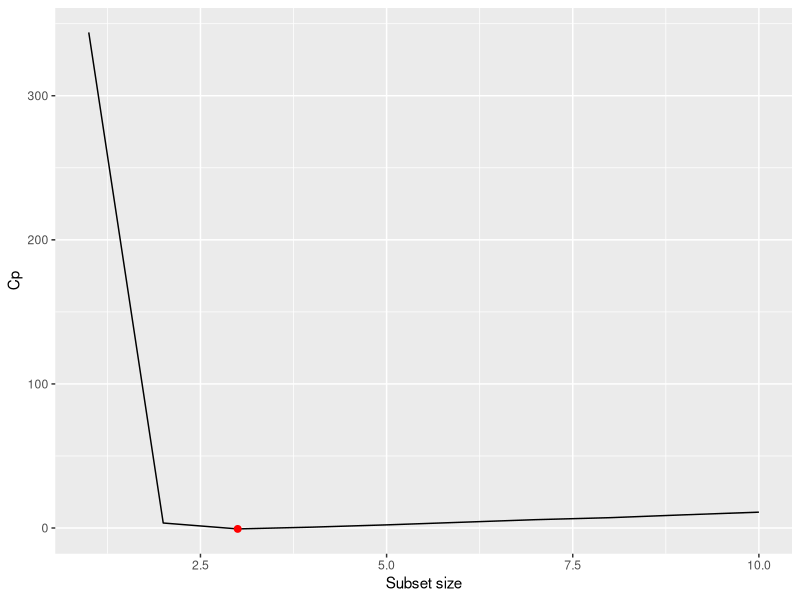
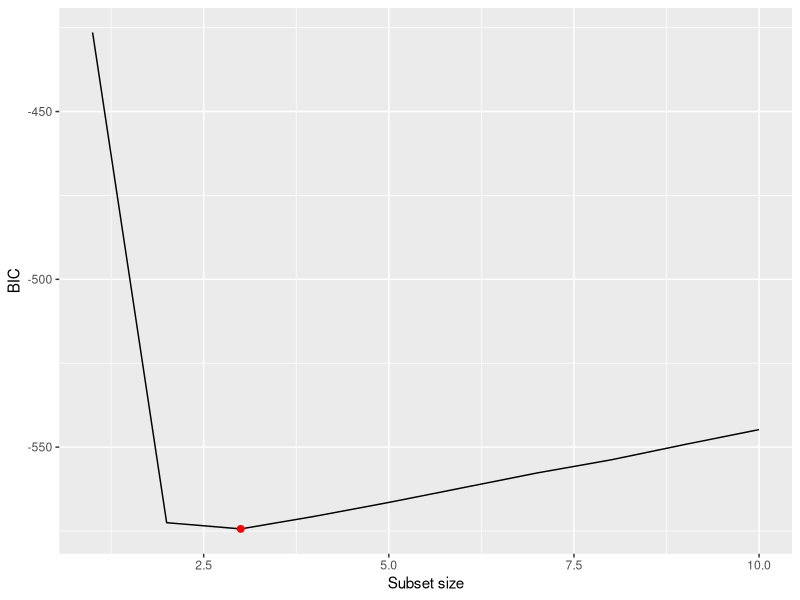
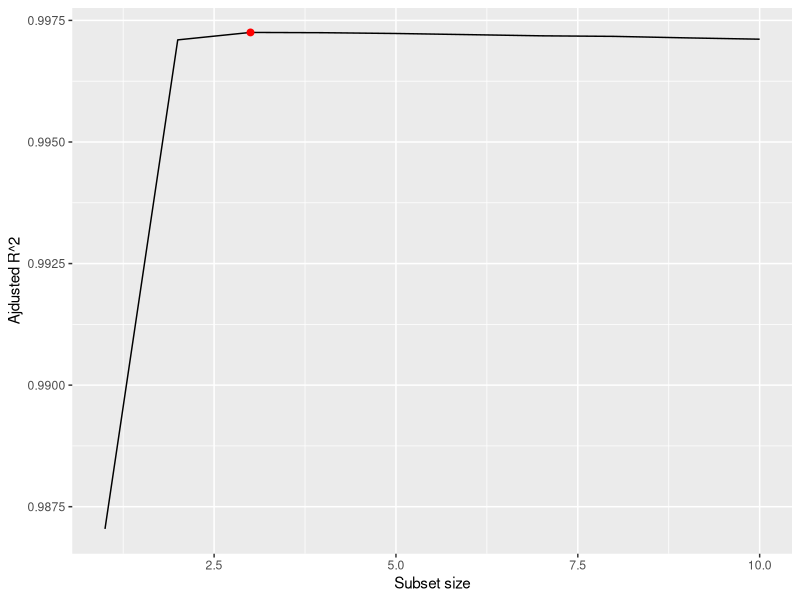
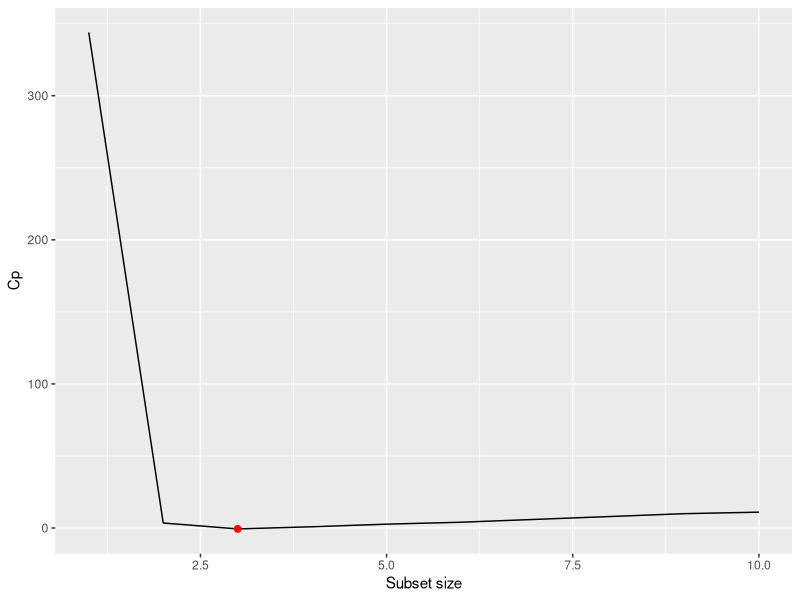
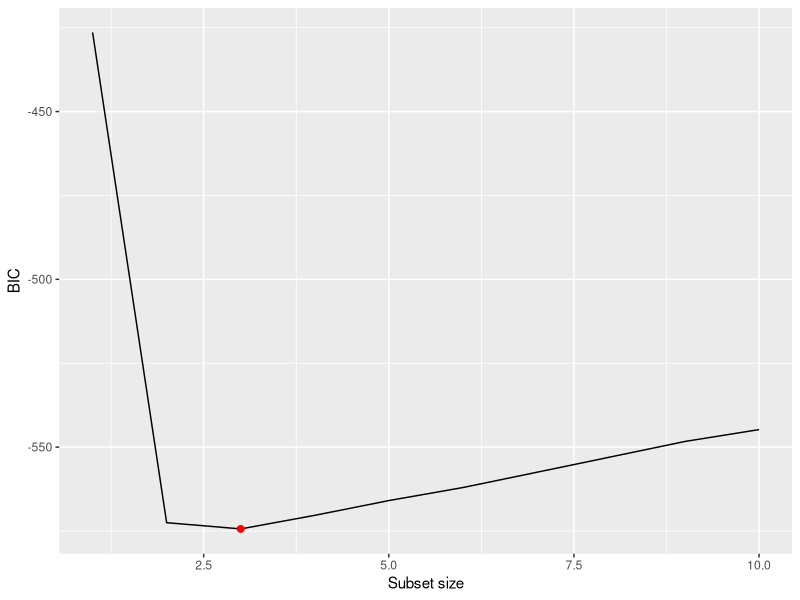
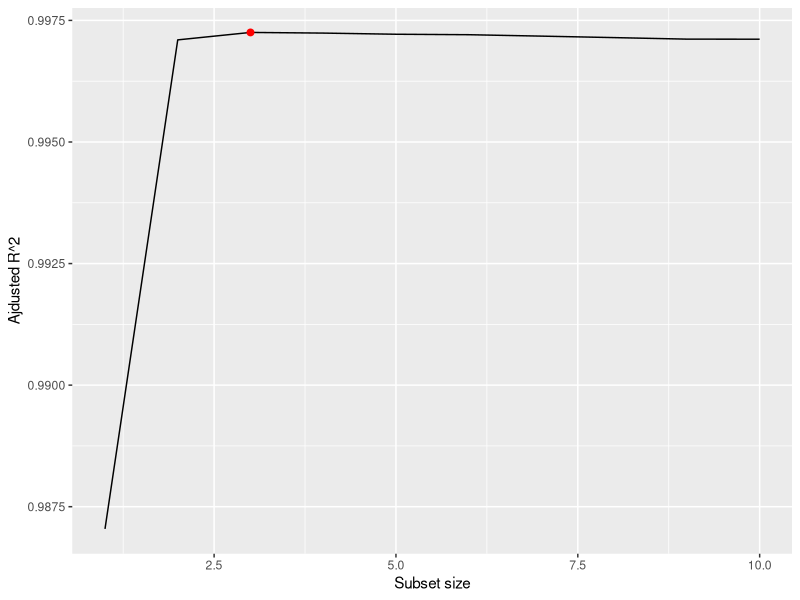
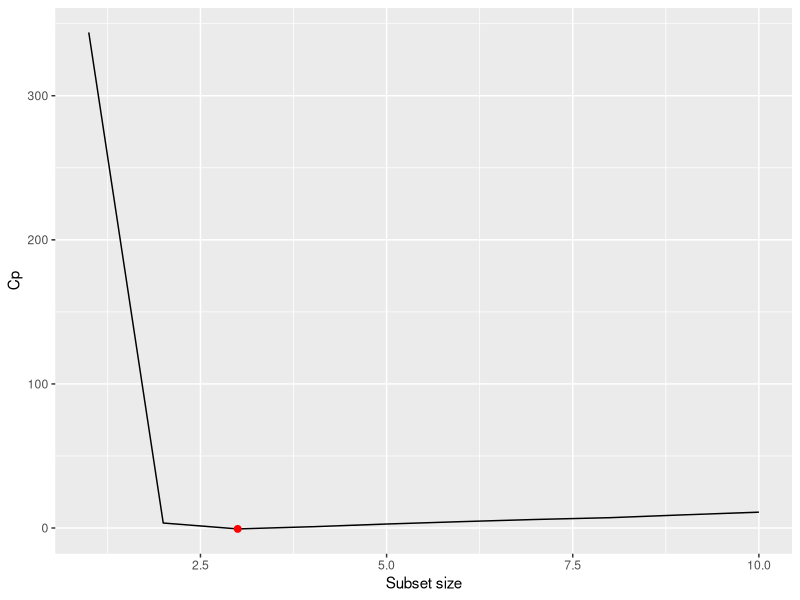
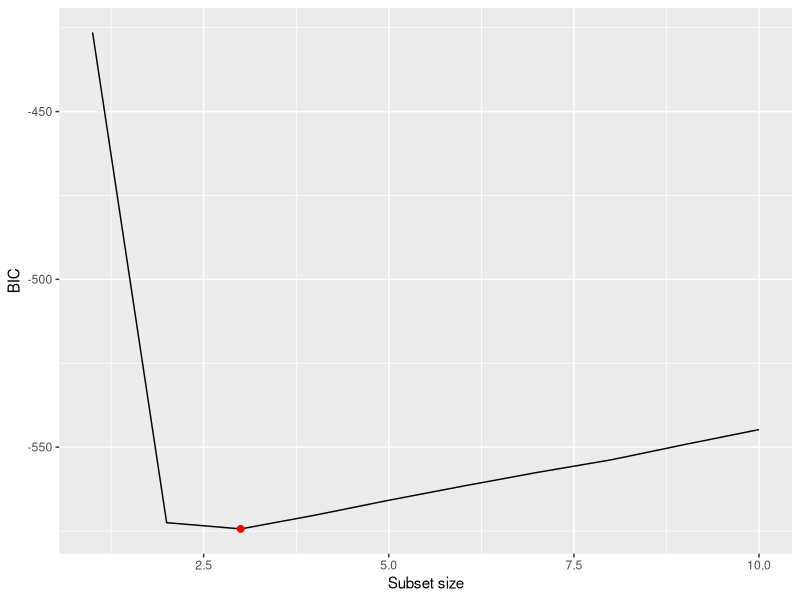

Write R code to recreate these figures, in order.
# Thomas Meagher HW3 Q3
# Section 6.8, page 262-263, question 8

# a
set.seed(1)
X <- rnorm(100)
epsilon <- rnorm(100)

# b
beta_0 <- 1.5
beta_1 <- 20
beta_2 <- -1.5
beta_3 <- 0.1
Y <- beta_0 + beta_1 * X + beta_2 * X^2 + beta_3 * X^3 + epsilon

# c
library(leaps)
data_frame = data.frame(y = Y, x = X)
regfit_full = regsubsets(y ~ poly(x, 10, raw = T), data = data_frame, nvmax = 10)
regfit_summary = summary(regfit_full)

attach(regfit_summary)
which.min(cp)
which.min(bic)
which.min(adjr2)

library(ggplot2)
ggplot() +
  geom_line(aes(x = seq(1, length(cp), 1), y = cp)) + 
  geom_point(aes(x = 3, y = cp[3]), colour = "red", size = 2) +
  xlab("Subset size") +
  ylab("Cp")

ggplot() +
  geom_line(aes(x = seq(1, length(bic), 1), y = bic)) + 
  geom_point(aes(x = 3, y = bic[3]), colour = "red", size = 2) +
  xlab("Subset size") +
  ylab("BIC")

ggplot() +
  geom_line(aes(x = seq(1, length(adjr2), 1), y = adjr2)) + 
  geom_point(aes(x = 3, y = adjr2[3]), colour = "red", size = 2) +
  xlab("Subset size") +
  ylab("Ajdusted R^2")

coefficients(regfit_full, id = 3)

# d
forward_full = regsubsets(y ~ poly(x, 10, raw = T), data = data_frame, nvmax = 10, method = "forward")
backward_full = regsubsets(y ~ poly(x, 10, raw = T), data = data_frame, nvmax = 10, method = "backward")
forward_summary = summary(forward_full)
backward_summary = summary(backward_full)

which.min(forward_summary$cp)
which.min(forward_summary$bic)
which.min(forward_summary$adjr2)

which.min(backward_summary$cp)
which.min(backward_summary$bic)
which.min(backward_summary$adjr2)

ggplot() +
  geom_line(aes(x = seq(1, length(forward_summary$cp), 1), y = forward_summary$cp)) + 
  geom_point(aes(x = 3, y = forward_summary$cp[3]), colour = "red", size = 2) +
  xlab("Subset size") +
  ylab("Cp")

ggplot() +
  geom_line(aes(x = seq(1, length(forward_summary$bic), 1), y = forward_summary$bic)) + 
  geom_point(aes(x = 3, y = forward_summary$bic[3]), colour = "red", size = 2) +
  xlab("Subset size") +
  ylab("BIC")

ggplot() +
  geom_line(aes(x = seq(1, length(forward_summary$adjr2), 1), y = forward_summary$adjr2)) + 
  geom_point(aes(x = 3, y = forward_summary$adjr2[3]), colour = "red", size = 2) +
  xlab("Subset size") +
  ylab("Ajdusted R^2")

ggplot() +
  geom_line(aes(x = seq(1, length(backward_summary$cp), 1), y = backward_summary$cp)) + 
  geom_point(aes(x = 3, y = backward_summary$cp[3]), colour = "red", size = 2) +
  xlab("Subset size") +
  ylab("Cp")

ggplot() +
  geom_line(aes(x = seq(1, length(backward_summary$bic), 1), y = backward_summary$bic)) + 
  geom_point(aes(x = 3, y = backward_summary$bic[3]), colour = "red", size = 2) +
  xlab("Subset size") +
  ylab("BIC")

ggplot() +
  geom_line(aes(x = seq(1, length(backward_summary$adjr2), 1), y = backward_summary$adjr2)) + 
  geom_point(aes(x = 3, y = backward_summary$adjr2[3]), colour = "red", size = 2) +
  xlab("Subset size") +
  ylab("Ajdusted R^2")

coefficients(forward_full, id = 3)
coefficients(backward_full, id = 3)
coefficients(forward_full, id = 1)
coefficients(backward_full, id = 1)

# e
library(glmnet)
xmat = model.matrix(y ~ poly(x, 10, raw = T), data = data_frame)[, -1]
lasso = cv.glmnet(xmat, Y, alpha = 1)
lambda_best = lasso$lambda.min
lambda_best

plot(lasso)

model_best = glmnet(xmat, Y, alpha = 1)
predict(model_best, s = lambda_best, type = "coefficients")

# f
beta_7 <- 7
Y <- beta_0 + beta_7 * X^7 + epsilon
data_frame <- data.frame(y = Y, x = X)
regfit_full <- regsubsets(y ~ poly(x, 10, raw = T), data = data_frame, nvmax = 10)
regfit_summary <- summary(regfit_full)

which.min(regfit_summary$cp)
which.min(regfit_summary$bic)
which.min(regfit_summary$adjr2)

coefficients(regfit_full, id = 2)
coefficients(regfit_full, id = 1)
coefficients(regfit_full, id = 10)

xmat = model.matrix(y ~ poly(x, 10, raw = T), data = data_frame)[, -1]
lasso = cv.glmnet(xmat, Y, alpha = 1)
lambda_best = lasso$lambda.min
lambda_best

plot(lasso)

model_best = glmnet(xmat, Y, alpha = 1)
predict(model_best, s = lambda_best, type = "coefficients")
